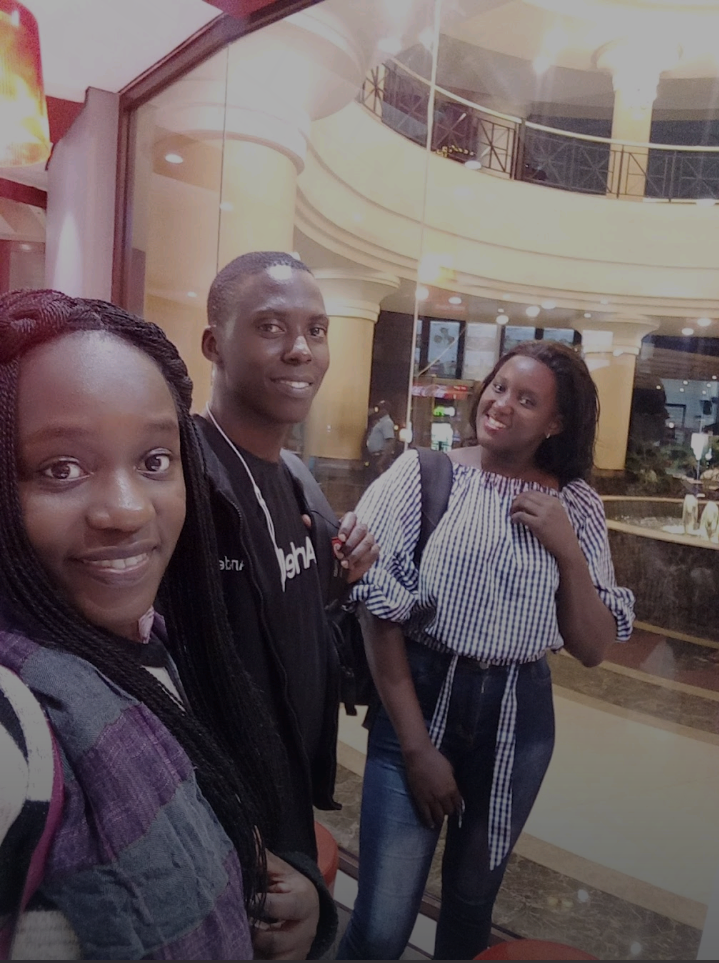
#> input picture images/faces.png, 719 x 963 px
$ python faces_image_detector.py
#> lines starting #> are read from the running program, lines starting #| are printed output that depends on the picture; after the words box and inside, x2 and y2 are one past the last pixel; in counts of white or black regions, pixels touching at a corner belong together
import cv2
from random import randrange

# Load pre-trained data on face frontals from opencv (haar cascade algorithm)
trained_face_data = cv2.CascadeClassifier("trains/haarcascade_frontalface_default.xml")
# trained_face_data = cv2.CascadeClassifier(cv2.data.haarcascades + "haarcascade_frontalface_default.xml")

# image to detect faces in
img = cv2.imread('images/faces.png')
#> img is the input picture: shape (963, 719, 3); mean B, G, R 92.6, 90.8, 102.4

# covert image to gray scale
gray_scaled_img = cv2.cvtColor(img, cv2.COLOR_BGR2GRAY)
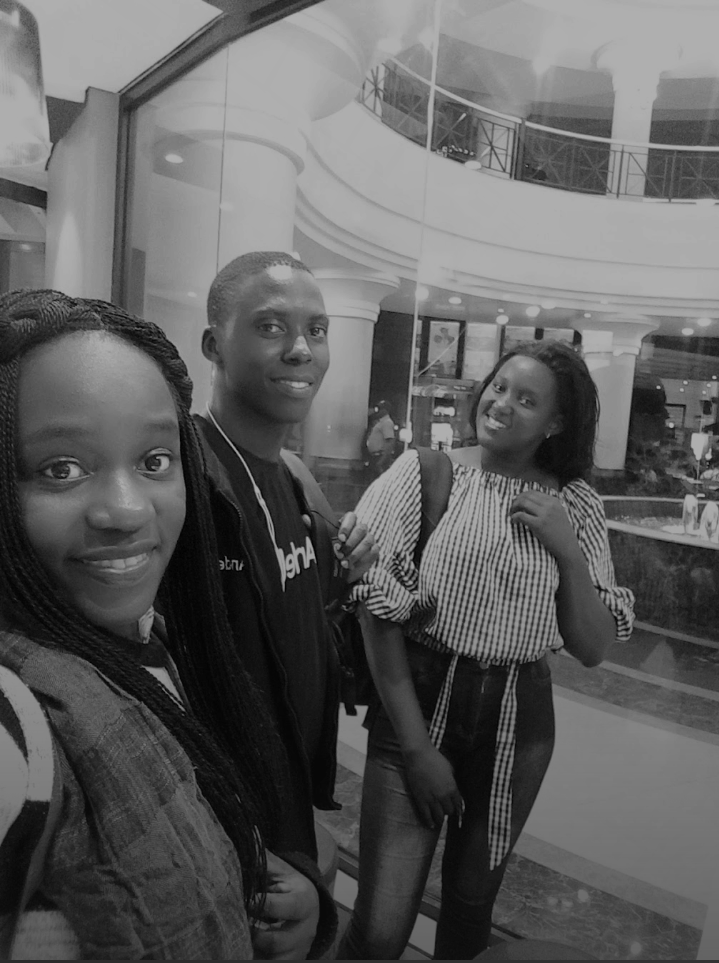
#> gray_scaled_img: shape (963, 719); min 1, max 175, mean 94.5

# detect faces
# (98, 30) top left corner coordinates, (86, 86) bottom right coordinates
face_coordinates = trained_face_data.detectMultiScale(gray_scaled_img)
#> face_coordinates = [[237, 284, 118, 118], [21, 392, 194, 194]]

# Draw rectangles around the faces
for (x, y, a, b) in face_coordinates:
    cv2.rectangle(img, (x, y), (x + a, y + b), (randrange(256), randrange(256), randrange(256)), 2)
#> this loop made 2 passes
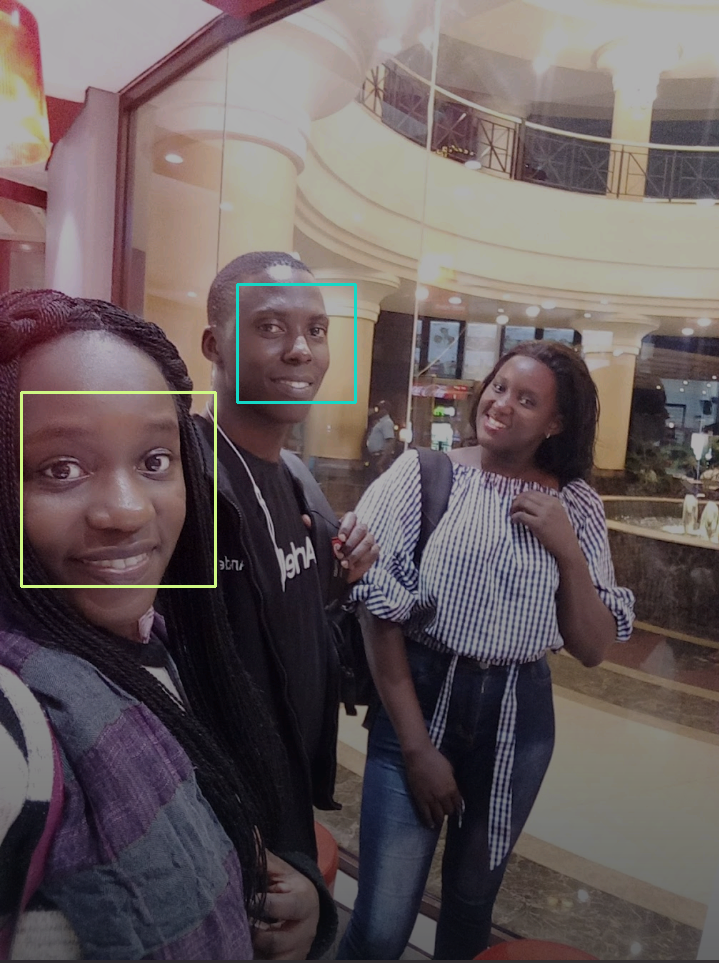
#> img: shape (963, 719, 3); 0.54% of pixels changed, all inside (x1, y1, x2, y2) = (20, 283, 357, 588)

cv2.imshow('Face Detector Application', img)
# closes window till a key is pressed
cv2.waitKey()

$ run again, with images/face.jpg saved as images/faces.png
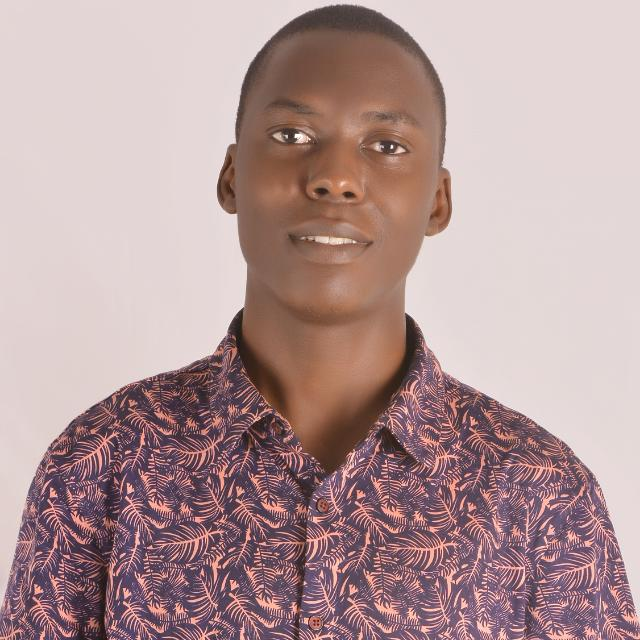
#> input picture images/face.jpg, 640 x 640 px
#> img is the input picture: shape (640, 640, 3); mean B, G, R 152.6, 152.5, 179
#> `gray_scaled_img = cv2.cvtColor(img, cv2.COLOR_BGR2GRAY)`:
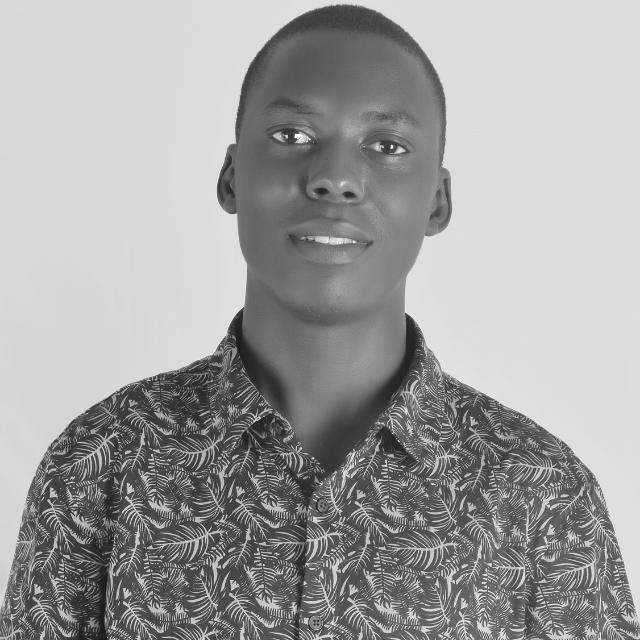
#> gray_scaled_img: shape (640, 640); min 9, max 253, mean 160.4
#> face_coordinates = [[225, 69, 227, 227]]
#> the loop `for (x, y, a, b) in face_coordinates:` made 1 pass
#> after the loop `for (x, y, a, b) in face_coordinates:`:
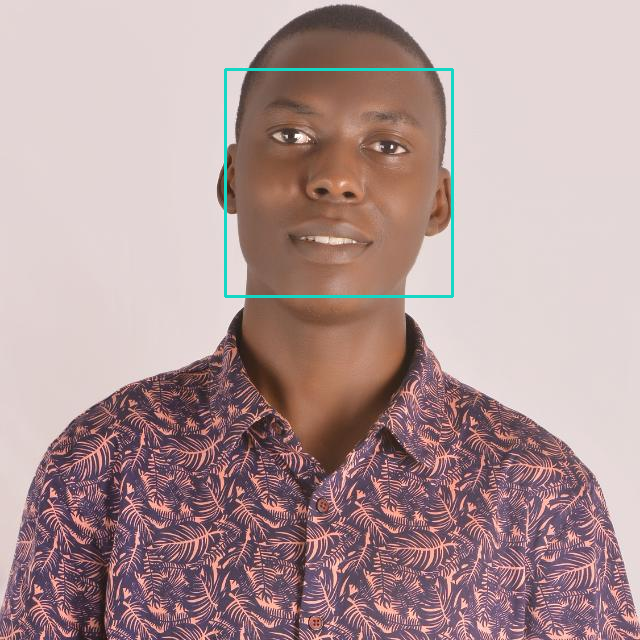
#> img: shape (640, 640, 3); 0.66% of pixels changed, all inside (x1, y1, x2, y2) = (224, 68, 454, 298)
